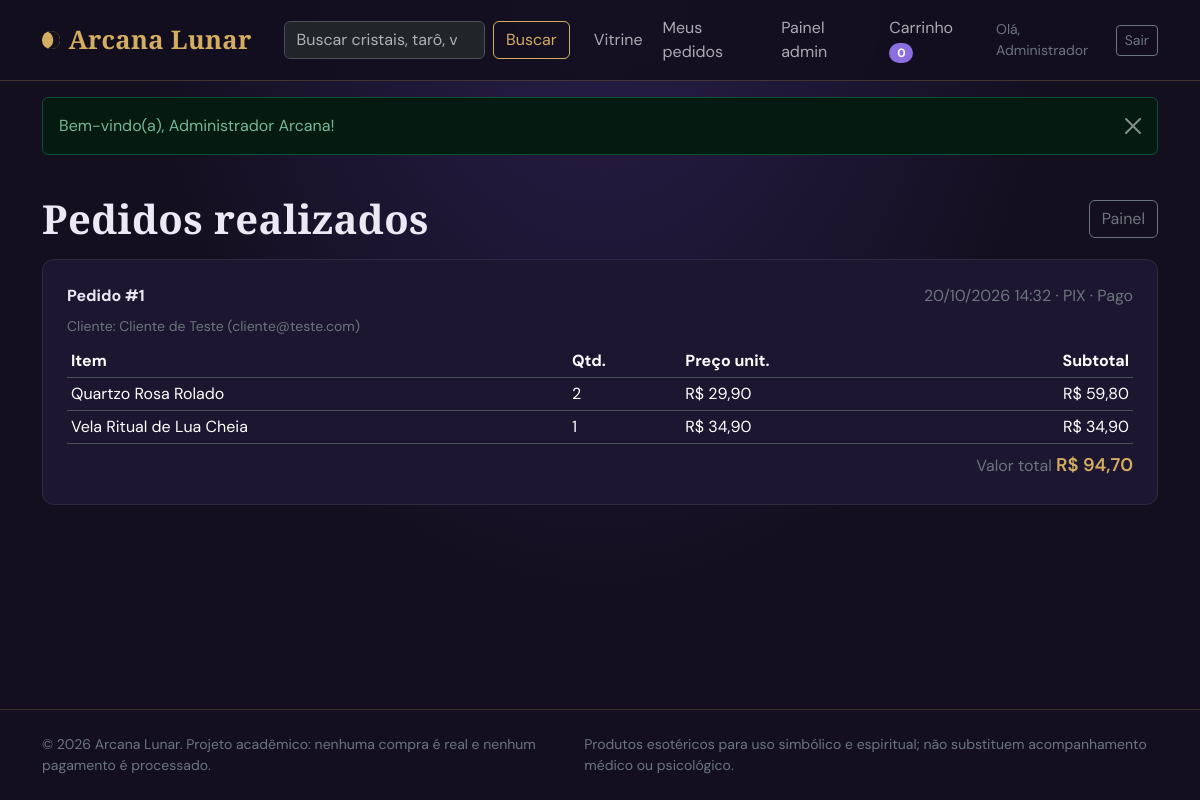
Page /admin/pedidos.php (signed in) on the committed database.
### tables this page shows
CREATE TABLE pedidos (
    id               INT UNSIGNED NOT NULL AUTO_INCREMENT,
    usuario_id       INT UNSIGNED NOT NULL,
    data_pedido      DATETIME NOT NULL DEFAULT CURRENT_TIMESTAMP,
    forma_pagamento  ENUM('pix','boleto','cartao') NOT NULL,
    total            DECIMAL(10,2) NOT NULL,
    status           VARCHAR(20) NOT NULL DEFAULT 'pago',
    PRIMARY KEY (id),
    KEY idx_pedidos_usuario (usuario_id),
    CONSTRAINT fk_pedidos_usuario FOREIGN KEY (usuario_id)
        REFERENCES usuarios (id) ON UPDATE CASCADE ON DELETE RESTRICT,
    CONSTRAINT ck_pedidos_total CHECK (total >= 0)
);

CREATE TABLE usuarios (
    id          INT UNSIGNED NOT NULL AUTO_INCREMENT,
    nome        VARCHAR(120) NOT NULL,
    email       VARCHAR(150) NOT NULL,
    senha_hash  VARCHAR(255) NOT NULL,
    perfil      ENUM('cliente','admin') NOT NULL DEFAULT 'cliente',
    criado_em   TIMESTAMP NOT NULL DEFAULT CURRENT_TIMESTAMP,
    PRIMARY KEY (id),
    UNIQUE KEY uq_usuarios_email (email)
);

CREATE TABLE itens_pedido (
    id              INT UNSIGNED NOT NULL AUTO_INCREMENT,
    pedido_id       INT UNSIGNED NOT NULL,
    produto_id      INT UNSIGNED NOT NULL,
    quantidade      INT UNSIGNED NOT NULL,
    preco_unitario  DECIMAL(10,2) NOT NULL,
    PRIMARY KEY (id),
    UNIQUE KEY uq_item_pedido_produto (pedido_id, produto_id),
    KEY idx_itens_produto (produto_id),
    CONSTRAINT fk_itens_pedido FOREIGN KEY (pedido_id)
        REFERENCES pedidos (id) ON UPDATE CASCADE ON DELETE CASCADE,
    CONSTRAINT fk_itens_produto FOREIGN KEY (produto_id)
        REFERENCES produtos (id) ON UPDATE CASCADE ON DELETE RESTRICT,
    CONSTRAINT ck_itens_quantidade CHECK (quantidade > 0),
    CONSTRAINT ck_itens_preco CHECK (preco_unitario >= 0)
);

CREATE TABLE produtos (
    id            INT UNSIGNED NOT NULL AUTO_INCREMENT,
    categoria_id  INT UNSIGNED NOT NULL,
    nome          VARCHAR(150) NOT NULL,
    descricao     TEXT NOT NULL,
    preco         DECIMAL(10,2) NOT NULL,
    estoque       INT UNSIGNED NOT NULL DEFAULT 0,
    imagem        VARCHAR(255) NULL,
    ativo         TINYINT(1) NOT NULL DEFAULT 1,
    criado_em     TIMESTAMP NOT NULL DEFAULT CURRENT_TIMESTAMP,
    PRIMARY KEY (id),
    KEY idx_produtos_categoria (categoria_id),
    KEY idx_produtos_ativo (ativo),
    CONSTRAINT fk_produtos_categoria FOREIGN KEY (categoria_id)
        REFERENCES categorias (id) ON UPDATE CASCADE ON DELETE RESTRICT,
    CONSTRAINT ck_produtos_preco CHECK (preco >= 0)
);

### includes/helpers.php (called while the page is built, shortened)
<?php
function e($valor): string
{
    return htmlspecialchars((string) $valor, ENT_QUOTES | ENT_SUBSTITUTE, 'UTF-8');
}
function url(string $caminho = ''): string
{
    return BASE_URL . '/' . ltrim($caminho, '/');
}
function para_centavos($valor): int
{
    return (int) round(((float) $valor) * 100);
}
function moeda_centavos(int $centavos): string
{
    return 'R$ ' . number_format($centavos / 100, 2, ',', '.');
}
function moeda($valor): string
{
    return moeda_centavos(para_centavos($valor));
}
function rotulo_pagamento(string $metodo): string
{
    $mapa = ['pix' => 'PIX', 'boleto' => 'Boleto', 'cartao' => 'Cartão'];
    return $mapa[$metodo] ?? $metodo;
}
function formatar_data(string $data): string
{
    $t = strtotime($data);
    return $t === false ? $data : date('d/m/Y H:i', $t);
}

### admin/pedidos.php (the view, shortened to what this page needs)
<?php
$pdo = db();
$pedidos = $pdo->query(
    'SELECT p.id, p.data_pedido, p.forma_pagamento, p.total, p.status, u.nome AS cliente, u.email
       FROM pedidos p
       JOIN usuarios u ON u.id = p.usuario_id
      ORDER BY p.data_pedido DESC, p.id DESC'
)->fetchAll();
$itensPorPedido = [];
$linhas = $pdo->query(
    'SELECT ip.pedido_id, ip.quantidade, ip.preco_unitario, pr.nome
       FROM itens_pedido ip
       JOIN produtos pr ON pr.id = ip.produto_id
      ORDER BY ip.pedido_id, ip.id'
)->fetchAll();
foreach ($linhas as $l) {
    $itensPorPedido[(int) $l['pedido_id']][] = $l;
}
require __DIR__ . '/../includes/header.php';
?>
<div class="container py-4">
    <div class="d-flex justify-content-between align-items-center mb-3">
        <h1 class="mb-0">Pedidos realizados</h1>
        <a class="btn btn-outline-secondary" href="<?= e(url('admin/index.php')) ?>">Painel</a>
    </div>
    <?php if (!$pedidos): ?>
        <div class="painel text-center py-5 text-secondary">Nenhum pedido realizado ainda.</div>
    <?php else: foreach ($pedidos as $p): ?>
        <div class="painel mb-3">
            <div class="d-flex flex-wrap justify-content-between gap-2 mb-2">
                <strong>Pedido #<?= (int) $p['id'] ?></strong>
                <span class="text-secondary"><?= e(formatar_data($p['data_pedido'])) ?> · <?= e(rotulo_pagamento($p['forma_pagamento'])) ?> · <?= e(ucfirst($p['status'])) ?></span>
            </div>
            <div class="small text-secondary mb-2">Cliente: <?= e($p['cliente']) ?> (<?= e($p['email']) ?>)</div>
            <table class="table table-sm align-middle mb-2">
                <thead><tr><th scope="col">Item</th><th scope="col">Qtd.</th><th scope="col">Preço unit.</th><th scope="col" class="text-end">Subtotal</th></tr></thead>
                <tbody>
                <?php foreach ($itensPorPedido[(int) $p['id']] ?? [] as $i): ?>
                    <tr>
                        <td><?= e($i['nome']) ?></td>
                        <td><?= (int) $i['quantidade'] ?></td>
                        <td><?= e(moeda($i['preco_unitario'])) ?></td>
                        <td class="text-end"><?= e(moeda_centavos(para_centavos($i['preco_unitario']) * (int) $i['quantidade'])) ?></td>
                    </tr>
                <?php endforeach; ?>
                </tbody>
            </table>
            <div class="text-end"><span class="text-secondary">Valor total </span><span class="preco"><?= e(moeda($p['total'])) ?></span></div>
        </div>
    <?php endforeach; endif; ?>
</div>
<?php require __DIR__ . '/../includes/footer.php'; ?>

### assets/css/style.css (style rules this page uses)
:root { --noite: #130f1f; --noite-2: #1c1630; --nevoa: #2b2245; --ametista: #8b6fe0; --ouro: #d4ad62; --ouro-escuro: #b38d45; --lua: #ece8f4; --quartzo: #e3a8bd; --fonte-titulo: "Cormorant Garamond", Georgia, "Times New Roman", serif; --fonte-texto: "DM Sans", system-ui, -apple-system, "Segoe UI", Roboto, sans-serif; }
body { font-family: var(--fonte-texto); background: radial-gradient(ellipse at 50% -10%, #2a1f4d 0%, var(--noite) 55%) fixed; color: var(--lua); min-height: 100vh; display: flex; flex-direction: column; }
h1, h2, h3, h4, .titulo-arcano, .marca { font-family: var(--fonte-titulo); letter-spacing: .01em; }
h1, h2, h3 { font-weight: 700; }
a { color: var(--ouro); }
.preco { color: var(--ouro); font-weight: 600; font-size: 1.15rem; }
.painel { background: var(--noite-2); border: 1px solid rgba(255, 255, 255, .08); border-radius: .75rem; padding: 1.5rem; }
.table { --bs-table-bg: transparent; }

### rows in the picture
pedidos: id "1", data_pedido "20/10/2026 14:32", forma_pagamento "PIX", status "Pago", usuario.nome "Cliente de Teste", usuario.email "cliente@teste.com", total "R$ 94,70"
itens_pedido: produto.nome "Quartzo Rosa Rolado", quantidade "2", preco_unitario "R$ 29,90", moeda_centavos(para_centavos($i['preco_unitario']) * (int) $i['quantidade']) "R$ 59,80"
itens_pedido: produto.nome "Vela Ritual de Lua Cheia", quantidade "1", preco_unitario "R$ 34,90", moeda_centavos(para_centavos($i['preco_unitario']) * (int) $i['quantidade']) "R$ 34,90"

### other values in the picture
APP_NOME "Arcana Lunar"
$qtdCarrinho "0"
explode(' ', $usuario['nome'])[0] "Administrador"
$f['msg'] "Bem-vindo(a), Administrador Arcana!"
